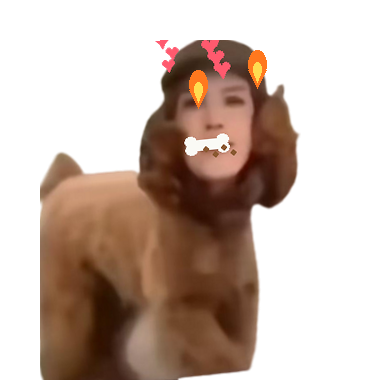
#> input picture assets/angry/frame_001.png, 366 x 380 px, found by its file name
$ python repair_top_cropped_frames.py
#> lines starting #> are read from the running program, lines starting #| are printed output that depends on the picture
### tools/asset_cleanup.py
# -*- coding: utf-8 -*-
"""运行时透明 PNG 的边缘去杂色与安全画布处理。"""
from PIL import Image


def despill_alpha_edges(image, radius=4):
    """修复透明抗锯齿像素携带的黑/白底色，不改变 alpha 轮廓。

    生成器通常会先在白底或深色边缘上抗锯齿，再写入透明 PNG。若只清除
    alpha 而保留原 RGB，Qt 在桌面背景上合成时会出现黑边或白边。这里仅对
    接触透明区域的半透明像素，用最近的实心主体颜色重建 RGB；完全透明像素
    的 RGB 也归零，避免后续缩放或翻转重新采样出隐藏底色。
    """
    source = image.convert('RGBA')
    output = source.copy()
    src = source.load()
    dst = output.load()
    width, height = source.size

    for y in range(height):
        for x in range(width):
            red, green, blue, alpha = src[x, y]
            if alpha == 0:
                dst[x, y] = (0, 0, 0, 0)
                continue
            if alpha >= 255:
                continue
            touches_transparent = any(
                0 <= nx < width and 0 <= ny < height
                and src[nx, ny][3] == 0
                for nx, ny in ((x - 1, y), (x + 1, y),
                               (x, y - 1), (x, y + 1)))
            if not touches_transparent:
                continue

            replacement = None
            for distance in range(1, radius + 1):
                samples = []
                for nx in range(max(0, x - distance),
                                min(width, x + distance + 1)):
                    for ny in range(max(0, y - distance),
                                    min(height, y + distance + 1)):
                        if max(abs(nx - x), abs(ny - y)) != distance:
                            continue
                        red2, green2, blue2, alpha2 = src[nx, ny]
                        if alpha2 >= 245:
                            samples.append((red2, green2, blue2))
                if samples:
                    replacement = tuple(
                        round(sum(sample[channel] for sample in samples)
                              / len(samples))
                        for channel in range(3))
                    break
            if replacement is not None:
                dst[x, y] = (*replacement, alpha)
    return output


# [87 lines left out: functions erode_alpha_boundary, repack_visible_frame, add_transparent_padding, normalize_runtime_frame, not called in this run]

### tools/repair_top_cropped_frames.py
# -*- coding: utf-8 -*-
"""修复两套皮肤中已被旧生成流程截掉顶部的待机/跳跃帧。

旧帧的顶部像素已经丢失，单纯重新加透明留白无法恢复，因此使用同一
动作中未裁切的完整参考帧重新生成安全的纵向变化，再固定回原画布。
"""
import argparse
from pathlib import Path

from PIL import Image

try:
    from .asset_cleanup import despill_alpha_edges
except ImportError:
    from asset_cleanup import despill_alpha_edges


DEFAULT_SKINS = ('classic', 'q')


def visible_sprite(path):
    with Image.open(path).convert('RGBA') as image:
#> image is the input picture: PIL image 366x380 RGBA; mean R, G, B, A 58.5, 39, 27.9, 114
        alpha = image.getchannel('A')
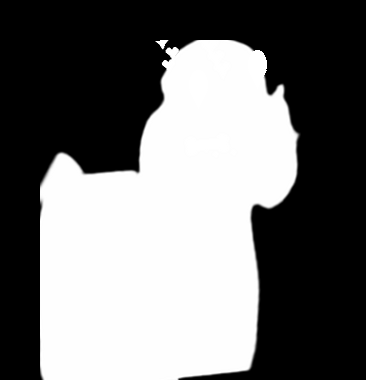
#> alpha: PIL image 366x380 L; min 0, max 255, mean 114
        bbox = alpha.getbbox()
#> bbox = (40, 40, 301, 380)
        if bbox is None:
            raise ValueError(f'素材帧没有可见像素: {path}')
        return image.crop(bbox), image.size


def rebuild_frame(reference_path, target_path, vertical_scale,
                  top_margin=48, bottom_margin=16, side_margin=16):
    sprite, target_size = visible_sprite(reference_path)
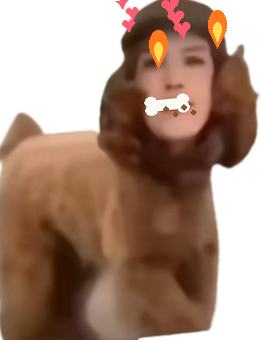
#> sprite: PIL image 261x340 RGBA; mean R, G, B, A 91.7, 61.1, 43.8, 178.7; transparent parts drawn white
#> target_size = (366, 380)
    width, height = target_size
#> width = 366; height = 380
    scaled_size = (sprite.width,
                   max(1, round(sprite.height * vertical_scale)))
#> scaled_size = (261, 348)
    sprite = sprite.resize(scaled_size, Image.Resampling.LANCZOS)
#> sprite: PIL image 261x348 RGBA

    max_width = width - side_margin * 2
#> max_width = 334
    max_height = height - top_margin - bottom_margin
#> max_height = 316
    fit = min(1.0, max_width / sprite.width, max_height / sprite.height)
#> fit = 0.908
    if fit < 1.0:
        sprite = sprite.resize(
            (max(1, round(sprite.width * fit)),
             max(1, round(sprite.height * fit))),
            Image.Resampling.LANCZOS,
        )
#> sprite: PIL image 237x316 RGBA

    canvas = Image.new('RGBA', target_size, (0, 0, 0, 0))
#> canvas: PIL image 366x380 RGBA; every value is 0
    x = (width - sprite.width) // 2
#> x = 64
    y = height - bottom_margin - sprite.height
#> y = 48
    if y < top_margin:
        raise ValueError(
            f'修复后仍无法满足顶部安全区: {target_path} y={y}')
    canvas.alpha_composite(sprite, (x, y))
    despill_alpha_edges(canvas).save(target_path)


def repair_skin(skin_dir):
    idle = skin_dir / 'idle'
    jump = skin_dir / 'jump'
    rebuild_frame(idle / 'frame_001.png', idle / 'frame_002.png', 1.025)
    rebuild_frame(idle / 'frame_001.png', idle / 'frame_004.png', 1.025)
    rebuild_frame(jump / 'frame_003.png', jump / 'frame_002.png', 1.08)
#> call 3 of rebuild_frame, with vertical_scale = 1.08, top_margin = 48, bottom_margin = 16, side_margin = 16
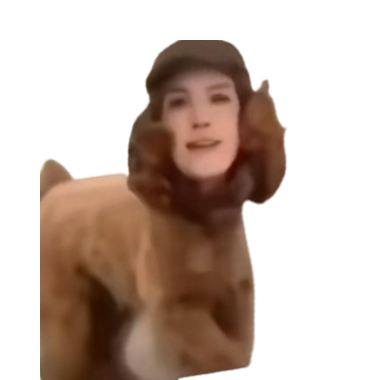
#> input picture assets/dance/frame_003.png, 366 x 380 px, found by its file name
#> in visible_sprite, image is the input picture: PIL image 366x380 RGBA; mean R, G, B, A 54.4, 36.5, 26.2, 110.5
#> in visible_sprite (call 3), `alpha = image.getchannel('A')`:
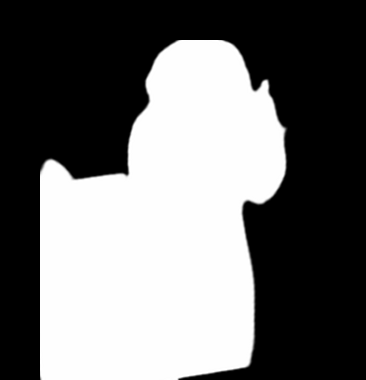
#> alpha: PIL image 366x380 L; min 0, max 255, mean 110.5
#> in visible_sprite (call 3), `bbox = alpha.getbbox()`: bbox = (40, 40, 289, 380)
#> in rebuild_frame (call 3), `sprite, target_size = visible_sprite(reference_path)`:
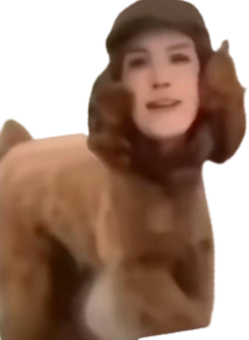
#> sprite: PIL image 249x340 RGBA; mean R, G, B, A 89.4, 59.9, 43, 181.5; transparent parts drawn white
#> in rebuild_frame (call 3), `sprite = sprite.resize(scaled_size, Image.Resampling.LANCZOS)`:
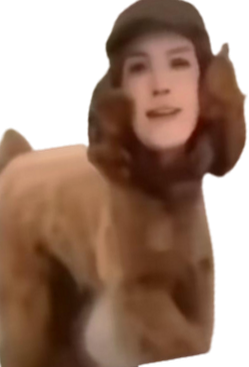
#> sprite: PIL image 249x367 RGBA; mean R, G, B, A 89.3, 59.9, 43, 181.5; transparent parts drawn white
#> in rebuild_frame (call 3), `fit = min(1.0, max_width / sprite.width, max_height / sprite.height)`: fit = 0.861
#> in rebuild_frame (call 3), `x = (width - sprite.width) // 2`: x = 76
#> in rebuild_frame (call 3), `canvas.alpha_composite(sprite, (x, y))`:
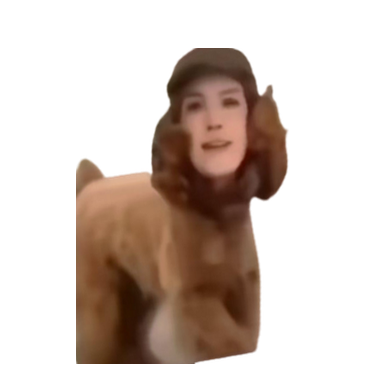
#> canvas: PIL image 366x380 RGBA; mean R, G, B, A 43.4, 29.1, 20.9, 88.2; transparent parts drawn white
    return {
        'skin': str(skin_dir),
        'repaired': [
            str(idle / 'frame_002.png'),
            str(idle / 'frame_004.png'),
            str(jump / 'frame_002.png'),
        ],
    }


def main():
    parser = argparse.ArgumentParser()
    parser.add_argument('--assets-dir', type=Path, default=Path('assets/skins'))
    args = parser.parse_args()
    for skin in DEFAULT_SKINS:
        print(repair_skin(args.assets_dir / skin))


if __name__ == '__main__':
    main()
